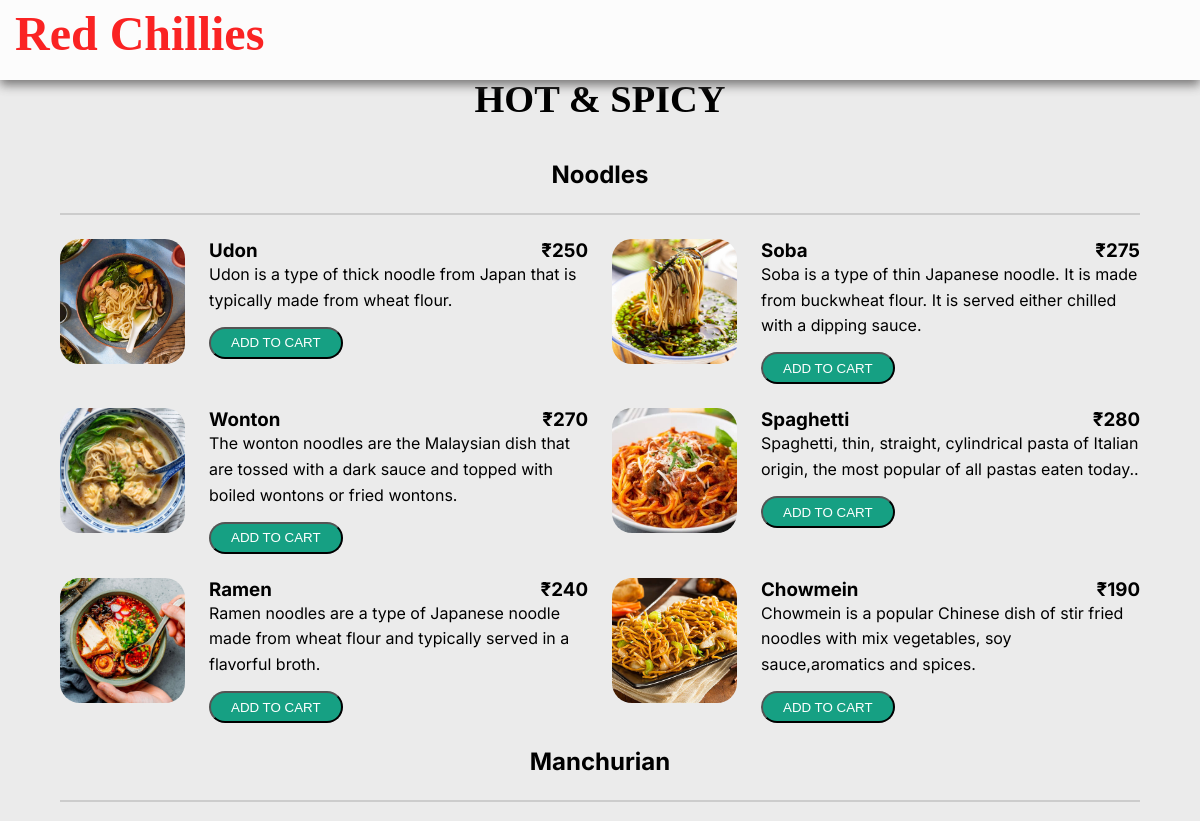
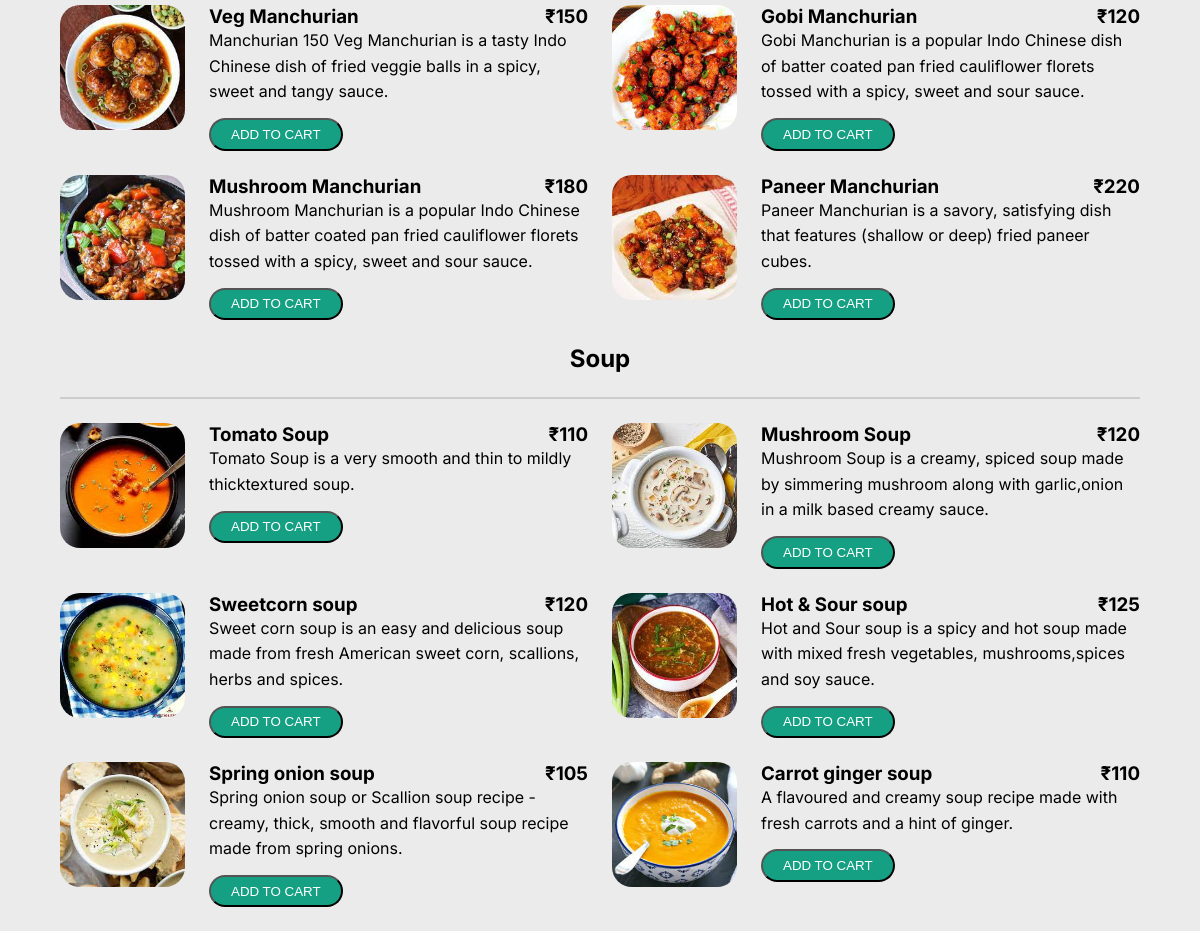
Page /Hot&Spicy.php (signed in) on the committed database (2 pictures, top to bottom).
### tables this page shows
CREATE TABLE `food_detail` (
  `FOOD_ID` int(11) NOT NULL,
  `FOOD_IMAGE` varchar(500) NOT NULL,
  `FOOD` varchar(30) NOT NULL,
  `PRICE` int(10) NOT NULL,
  `DESCRIPTIONS` varchar(500) NOT NULL,
  `CATEGORY` varchar(30) NOT NULL
);

### Hot&Spicy.php (the view, shortened to what this page needs)
<?php
 include("connection.php");
?>
<!DOCTYPE html>
<html lang="en">
<head>
  <link rel="stylesheet" href="./H_style.css">
</head>
<body>
  <nav class="navbar">
    <div class="navbar-container container">
      <h1 class="logo">Red Chillies</h1>
    </div>
</nav>
<section class="showcase-area" id="showcase">
    <div class="showcase-container">
        <h1 class="main-title" id="home">Hot & Spicy</h1>
    </div>
</section>
  <div class="container">
    <div class="menu">
      <h2 class="menu-group-heading">
        Noodles
      </h2>
      <div class="menu-group">
      <?php
        $query = "SELECT * FROM `food_detail` WHERE CATEGORY = 'Noodles'";
        $data = mysqli_query($con, $query);
        $total = mysqli_num_rows($data);
        if ($total != 0) {
          while ($result = mysqli_fetch_assoc($data)) {
            echo "
              <div class='menu-item'>
                <img class='menu-item-image' src='" . $result['FOOD_IMAGE'] . "' alt='" . $result['FOOD'] . "'>
                <div class='menu-item-text'>
                  <h3 class='menu-item-heading'>
                    <span class='menu-item-name'>" . $result['FOOD'] . "</span>
                    <span class='menu-item-price'>&#8377;" . $result['PRICE'] . "</span>
                  </h3>
                  <p class='menu-item-description'>" . $result['DESCRIPTIONS'] . "</p>
                  <a href='./cartlinker.php?food_id= $result[FOOD_ID];'><button type='submit' class='btn btn-primary'>Add To Cart</button></a>
                </div>
              </div>
            ";
          }
        }
        ?>
      </div>
      <h2 class="menu-group-heading">
        Manchurian
      </h2>
      <div class="menu-group">
      <?php
        $query = "SELECT * FROM `food_detail` WHERE CATEGORY = 'Manchurian'";
        $data = mysqli_query($con, $query);
        $total = mysqli_num_rows($data);
        if ($total != 0) {
          while ($result = mysqli_fetch_assoc($data)) {
            echo "
              <div class='menu-item'>
                <img class='menu-item-image' src='" . $result['FOOD_IMAGE'] . "' alt='" . $result['FOOD'] . "'>
                <div class='menu-item-text'>
                  <h3 class='menu-item-heading'>
                    <span class='menu-item-name'>" . $result['FOOD'] . "</span>
                    <span class='menu-item-price'>&#8377;" . $result['PRICE'] . "</span>
                  </h3>
                  <p class='menu-item-description'>" . $result['DESCRIPTIONS'] . "</p>
                  <a href='./cartlinker.php?food_id= $result[FOOD_ID];'><button type='submit' class='btn btn-primary'>Add To Cart</button></a>
                </div>
              </div>
            ";
          }
        }
        ?>
      </div>
      <h2 class="menu-group-heading">
        Soup
      </h2>
      <div class="menu-group">
      <?php
       $query = "SELECT * FROM `food_detail` WHERE CATEGORY = 'Soup'";
        $data = mysqli_query($con, $query);
        $total = mysqli_num_rows($data);
        if ($total != 0) {
          while ($result = mysqli_fetch_assoc($data)) {
            echo "
              <div class='menu-item'>
                <img class='menu-item-image' src='" . $result['FOOD_IMAGE'] . "' alt='" . $result['FOOD'] . "'>
                <div class='menu-item-text'>
                  <h3 class='menu-item-heading'>
                    <span class='menu-item-name'>" . $result['FOOD'] . "</span>
                    <span class='menu-item-price'>&#8377;" . $result['PRICE'] . "</span>
                  </h3>
                  <p class='menu-item-description'>" . $result['DESCRIPTIONS'] . "</p>
                  <a href='./cartlinker.php?food_id= $result[FOOD_ID];'><button type='submit' class='btn btn-primary'>Add To Cart</button></a>
                </div>
              </div>
            ";
          }
        }
        ?>
    </div>
 </div>
</body>
</html>

### H_style.css (style rules this page uses)
*, *::after, *::before { box-sizing: border-box; padding: 0; margin: 0; }
body { background-color: #cccccc62; }
.logo { font-family:'Brush Script MT', cursive; color: rgb(253, 0, 0); }
.btn { display: inline-block; padding: 0.5em 1.5em; text-decoration: none; border-radius: 50px; cursor: pointer; outline: none; margin-top: 1em; text-transform: uppercase; font-weight: small; }
.btn-primary { color: #fff; background: #16a083; }
.navbar { box-shadow: 0px 5px 10px 0px #646262; position: fixed; width: 100%; background: #fff; color: #000; opacity: 0.85; height: 80px; z-index: 12; }
.navbar-container { display: flex; justify-content: space-between; height: 80px; align-items: center; }
.logo { order: 1; font-size: 2.3rem; margin-bottom: 0.5rem; }
.showcase-area { height: 20vh; background-size: cover; background-position: center; background-repeat: no-repeat; }
.showcase-container { display: flex; align-items: center; justify-content: center; height: 100%; font-size: 1.6rem; }
.main-title { text-transform: uppercase; margin-top: 1em; }
.container { max-width: 1200px; width: 90%; margin: auto; }
.menu { font-family: "Inter", sans-serif; font-size: 14px; }
.menu-group-heading { margin-top:0px; text-align: center; padding-bottom: 1em; border-bottom: 2px solid #ccc; }
.menu-group { display: grid; grid-template-columns: 2fr; gap: 1.5em; padding: 1.5em 0; }
.menu-item { display: flex; }
.menu-item-image { width: 80px; height: 80px; border-radius: 20px; flex-shrink: 0; object-fit: cover; margin-right: 1.5em; }
.menu-item-text { flex-grow: 1; }
.menu-item-heading { display: flex; justify-content: space-between; margin: 0; }
.menu-item-name { margin-right: 1.5em; }
.menu-item-description { line-height: 1.6; }
@media screen and (min-width: 992px) { .menu { font-size: 16px; } }
@media screen and (min-width: 992px) { .logo { position: absolute; top: 06px; left: 15px; font-size: 3rem; } }
@media screen and (min-width: 992px) { .menu-group { grid-template-columns: repeat(2, 1fr); } }
@media screen and (min-width: 992px) { .menu-item-image { width: 125px; height: 125px; } }

### rows in the picture
food_detail: FOOD_IMAGE (picture), FOOD "Udon", PRICE "250", DESCRIPTIONS "Udon is a type of thick noodle from Japan that is typically made from wheat flour."
food_detail: FOOD_IMAGE (picture), FOOD "Soba", PRICE "275", DESCRIPTIONS "Soba is a type of thin Japanese noodle. It is made from buckwheat flour. It is served either chilled with a dipping sauce."
food_detail: FOOD_IMAGE (picture), FOOD "Wonton", PRICE "270", DESCRIPTIONS "The wonton noodles are the Malaysian dish that are tossed with a dark sauce and topped with boiled wontons or fried wontons."
food_detail: FOOD_IMAGE (picture), FOOD "Spaghetti", PRICE "280", DESCRIPTIONS "Spaghetti, thin, straight, cylindrical pasta of Italian origin, the most popular of all pastas eaten today.."
food_detail: FOOD_IMAGE (picture), FOOD "Ramen", PRICE "240", DESCRIPTIONS "Ramen noodles are a type of Japanese noodle made from wheat flour and typically served in a flavorful broth."
food_detail: FOOD_IMAGE+FOOD (picture), FOOD "Chowmein", PRICE "190", DESCRIPTIONS "Chowmein is a popular Chinese dish of stir fried noodles with mix vegetables, soy sauce,aromatics and spices."
food_detail: FOOD_IMAGE (picture), FOOD "Veg Manchurian", PRICE "150", DESCRIPTIONS "Manchurian 150 Veg Manchurian is a tasty Indo Chinese dish of fried veggie balls in a spicy, sweet and tangy sauce."
food_detail: FOOD_IMAGE (picture), FOOD "Gobi Manchurian", PRICE "120", DESCRIPTIONS "Gobi Manchurian is a popular Indo Chinese dish of batter coated pan fried cauliflower florets tossed with a spicy, sweet and sour sauce."
food_detail: FOOD_IMAGE (picture), FOOD "Mushroom Manchurian", PRICE "180", DESCRIPTIONS "Mushroom Manchurian is a popular Indo Chinese dish of batter coated pan fried cauliflower florets tossed with a spicy, sweet and sour sauce."
food_detail: FOOD_IMAGE (picture), FOOD "Paneer Manchurian", PRICE "220", DESCRIPTIONS "Paneer Manchurian is a savory, satisfying dish that features (shallow or deep) fried paneer cubes."
food_detail: FOOD_IMAGE (picture), FOOD "Tomato Soup", PRICE "110", DESCRIPTIONS "Tomato Soup is a very smooth and thin to mildly thicktextured soup."
food_detail: FOOD_IMAGE (picture), FOOD "Mushroom Soup", PRICE "120", DESCRIPTIONS "Mushroom Soup is a creamy, spiced soup made by simmering mushroom along with garlic,onion in a milk based creamy sauce."
food_detail: FOOD_IMAGE (picture), FOOD "Sweetcorn soup", PRICE "120", DESCRIPTIONS "Sweet corn soup is an easy and delicious soup made from fresh American sweet corn, scallions, herbs and spices."
food_detail: FOOD_IMAGE (picture), FOOD "Hot & Sour soup", PRICE "125", DESCRIPTIONS "Hot and Sour soup is a spicy and hot soup made with mixed fresh vegetables, mushrooms,spices and soy sauce."
food_detail: FOOD_IMAGE (picture), FOOD "Spring onion soup", PRICE "105", DESCRIPTIONS "Spring onion soup or Scallion soup recipe - creamy, thick, smooth and flavorful soup recipe made from spring onions."
food_detail: FOOD_IMAGE (picture), FOOD "Carrot ginger soup", PRICE "110", DESCRIPTIONS "A flavoured and creamy soup recipe made with fresh carrots and a hint of ginger."
